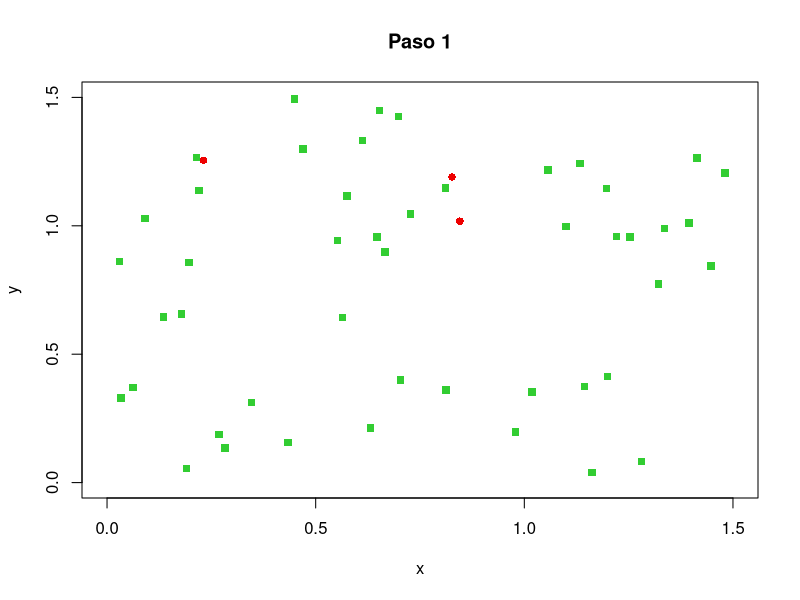
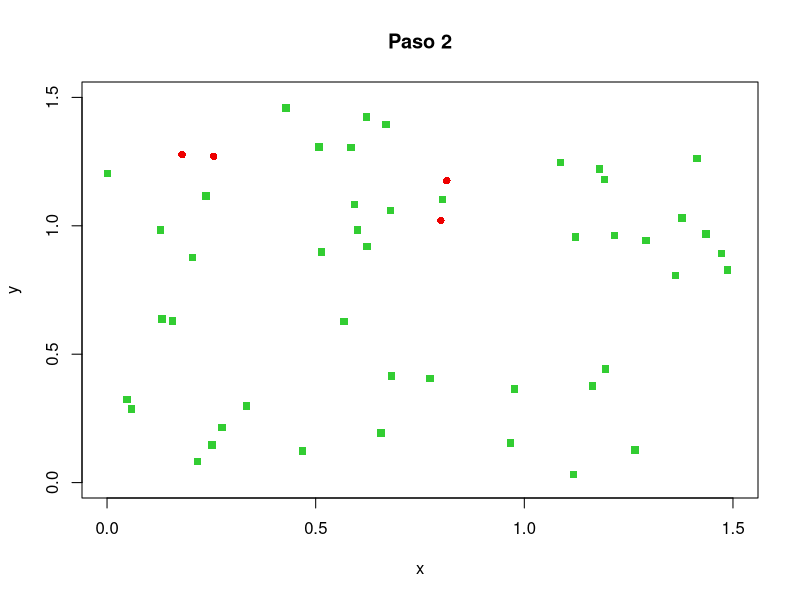
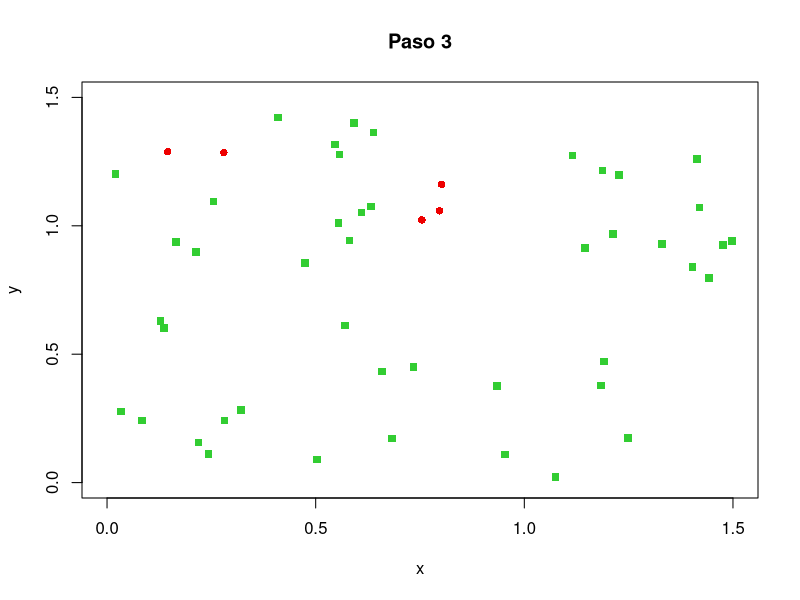
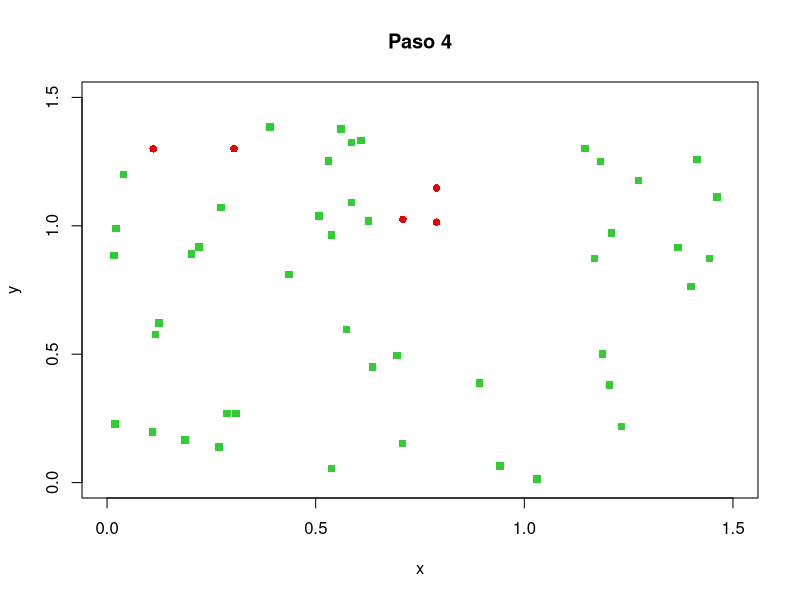
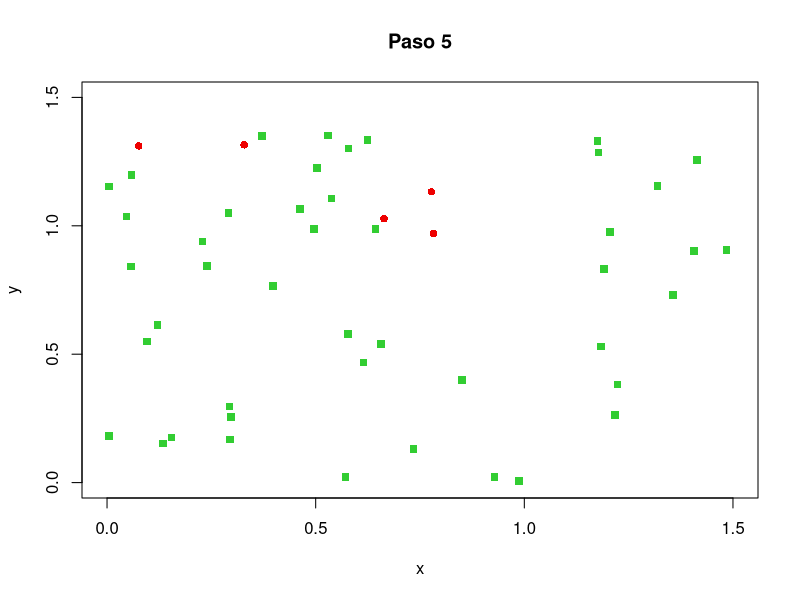
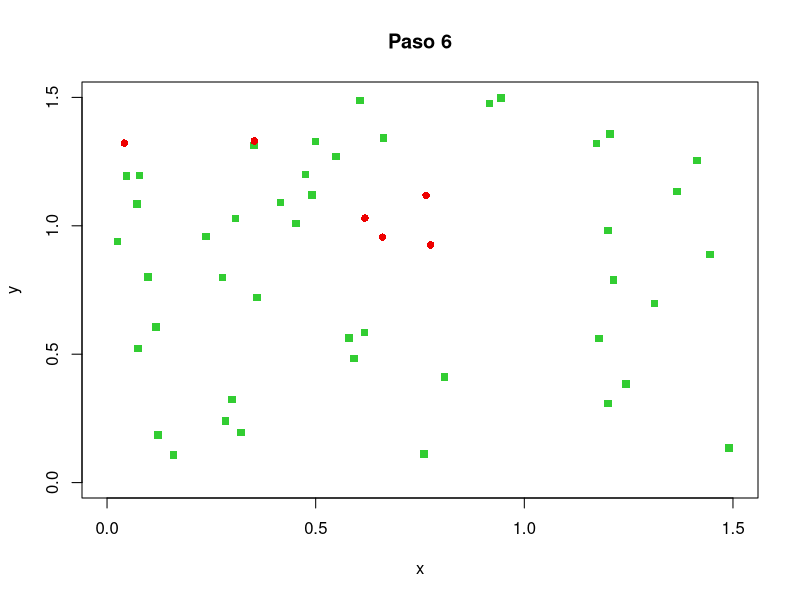
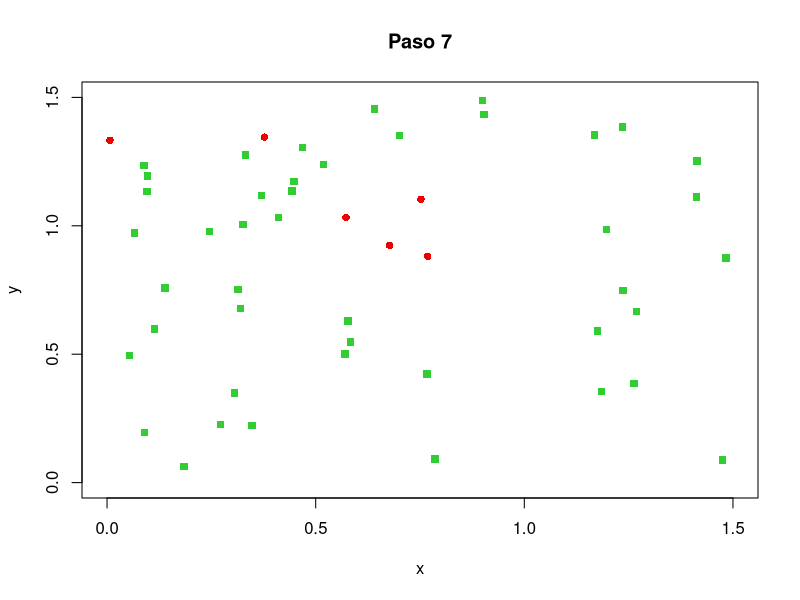
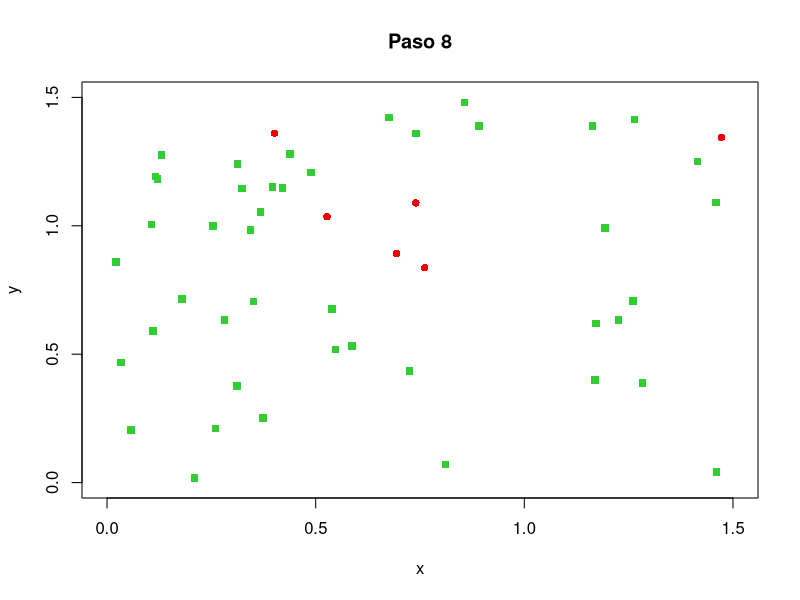

Here is the R script that generated these plots, in order: (Note: this script raises an error after producing the figures.)
Tinicial=Sys.time()
l <- 1.5
n <- 50
pi <- 0.05
pr <- 0.02
v <- l / 30
agentes <- data.frame(x = double(), y = double(), dx = double(), dy = double(), estado  = character())
for (i in 1:n) {
  e <- "S"
  if (runif(1) < pi) {
    e <- "I"
  }
  agentes <- rbind(agentes, data.frame(x = runif(1, 0, l), y = runif(1, 0, l),
                                       dx = runif(1, -v, v), dy = runif(1, -v, v),
                                       estado = e))
  levels(agentes$estado) <- c("S", "I", "R")
}
epidemia <- integer()
r <- 0.1
tmax <- 100
digitos <- floor(log(tmax, 10)) + 1
for (tiempo in 1:tmax) {
  infectados <- dim(agentes[agentes$estado == "I",])[1]
  epidemia <- c(epidemia, infectados)
  if (infectados == 0) {
    break
  }
  contagios <- rep(FALSE, n)
  for (i in 1:n) { # posibles contagios
    a1 <- agentes[i, ]
    if (a1$estado == "I") { # desde los infectados
      for (j in 1:n) {
        if (!contagios[j]) { # aun sin contagio
          a2 <- agentes[j, ]
          if (a2$estado == "S") { # hacia los susceptibles
            dx <- a1$x - a2$x
            dy <- a1$y - a2$y
            d <- sqrt(dx^2 + dy^2)
            if (d < r) { # umbral
              p <- (r - d) / r
              if (runif(1) < p) {
                contagios[j] <- TRUE
              }
            }
          }
        }
      }
    }
  }
  for (i in 1:n) { # movimientos y actualizaciones
    a <- agentes[i, ]
    if (contagios[i]) {
      a$estado <- "I"
    } else if (a$estado == "I") { # ya estaba infectado
      if (runif(1) < pr) {
        a$estado <- "R" # recupera
      }
    }
    a$x <- a$x + a$dx
    a$y <- a$y + a$dy
    if (a$x > l) {
      a$x <- a$x - l
    }
    if (a$y > l) {
      a$y <- a$y - l
    }
    if (a$x < 0) {
      a$x <- a$x + l
    }
    if (a$y < 0) {
      a$y <- a$y + l
    }
    agentes[i, ] <- a
  }
  aS <- agentes[agentes$estado == "S",]
  aI <- agentes[agentes$estado == "I",]
  aR <- agentes[agentes$estado == "R",]
  tl <- paste(tiempo, "", sep="")
  while (nchar(tl) < digitos) {
    tl <- paste("0", tl, sep="")
  }
  salida <- paste("p6_t", tl, ".png", sep="")
  tiempo <- paste("Paso", tiempo)
  png(salida)
  plot(l, type="n", main=tiempo, xlim=c(0, l), ylim=c(0, l), xlab="x", ylab="y")
  if (dim(aS)[1] > 0) {
    points(aS$x, aS$y, pch=15, col="limegreen", bg="limegreen")
  }
  if (dim(aI)[1] > 0) {
    points(aI$x, aI$y, pch=16, col="red2", bg="red2")
  }
  if (dim(aR)[1] > 0) {
    points(aR$x, aR$y, pch=23, col="steelblue1", bg="steelblue1")
  }
  graphics.off()
}
png("p6e.png", width=600, height=300)
plot(1:length(epidemia), 100 * epidemia / n, xlab="Tiempo", ylab="Porcentaje de infectados")
graphics.off()
Tfinal=Sys.time()
TiempoO=Tfinal-Tinicial
